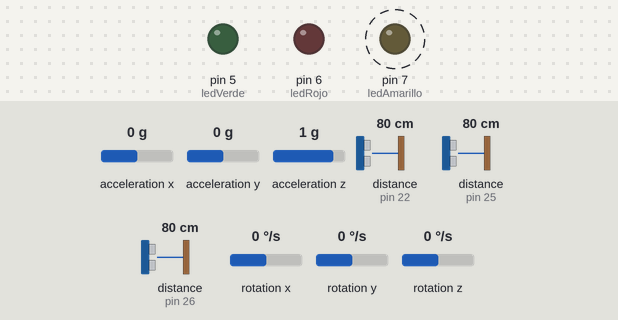
This sketch was run on a simulated Arduino Mega 2560, built with avr-gcc and run on an emulated ATmega2560. Shown: output pins drawn as LEDs (lit = HIGH). Wiring (inferred from the names in the program): 3 × ultrasonic range finder: trigger pin 23, echo pin 22 / trigger pin 24, echo pin 25 / trigger pin 27, echo pin 26. Dashed ring = blinking. The inputs (shaded band) are chosen by the test bench; at power-on: distance to the obstacle (sensors on pin 22, pin 25, pin 26) 80 cm, rotation z 0 °/s, acceleration x 0 g, acceleration y 0 g, acceleration z 1 g, rotation x 0 °/s, rotation y 0 °/s. The echo pulse lasts 58.3 µs per cm; pins used as bus, display or sensor lines are not drawn; what the sketch prints to the serial monitor is not drawn.

Above: at 6.28 s.
6.9 s: distance to the obstacle (sensor on pin 22) set to 18 cm
10.2 s: distance to the obstacle (sensor on pin 22) set to 13 cm
At 10.5 s:
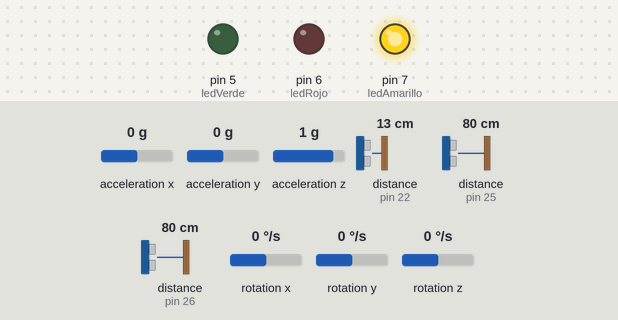
At 12.1 s:
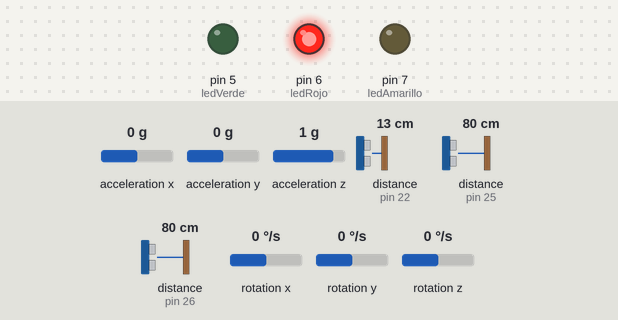
12.5 s: rotation z set to -20 °/s
15.8 s: rotation z set to -25 °/s
At 18.3 s:
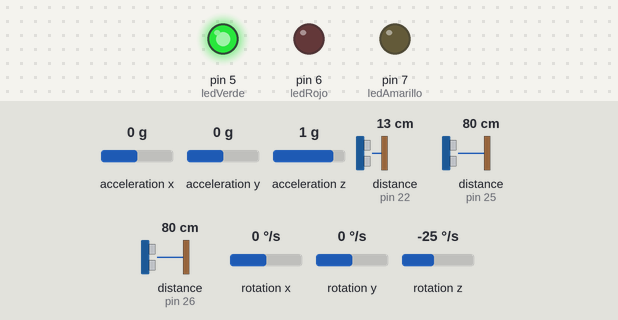
18.6 s: rotation z set to 9 °/s
21.9 s: rotation z set to 12 °/s
At 23.8 s:
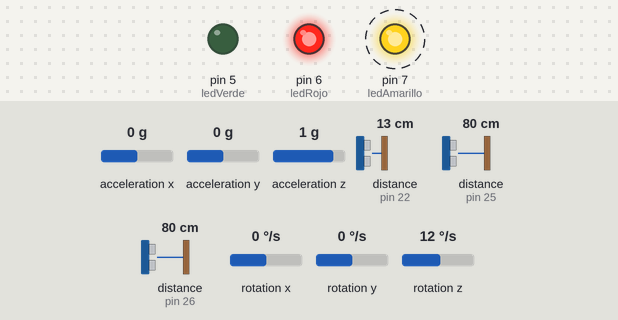
Timing chart, 0 to 25.5 s (numbered marks = the images above; inputs shaded):
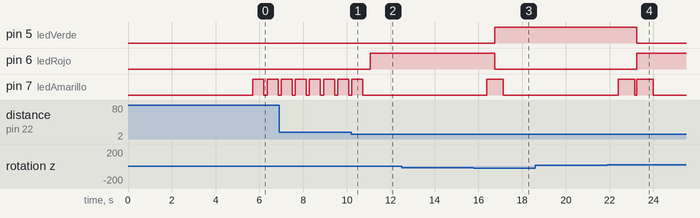

Measured:
- the behaviour switches between 16 and 15 cm on distance to the obstacle (sensor on pin 22) (found by bisection; images 0 and 1)
- the behaviour switches between -23 and -24 °/s on rotation z (found by bisection; images 2 and 3)
- the behaviour switches between 10 and 11 °/s on rotation z (found by bisection; images 3 and 4)
- after the input at 10.2 s, pin 6 (ledRojo): LOW → HIGH after 0.87 s; pin 7 (ledAmarillo): goes on until 10.7 s, then stays LOW
- after the input at 12.5 s, every drawn part: stays the same
- after the input at 15.8 s, pin 5 (ledVerde): LOW → HIGH after 0.96 s instead of 1.2 s; pin 6 (ledRojo): HIGH → LOW after 0.96 s instead of 1.2 s
- after the input at 18.6 s, every drawn part: stays the same
- after the input at 21.9 s, pin 5 (ledVerde): HIGH → LOW after 1.3 s instead of 1.7 s; pin 6 (ledRojo): LOW → HIGH after 1.3 s instead of 1.8 s; pin 7 (ledAmarillo): alternates HIGH for 0.75 s and LOW for 0.08 s, 4 changes in all, then stays LOW, starting after 0.50 s
- by itself, pin 7 (ledAmarillo): alternates HIGH for 0.50 s and LOW for 0.14 s

The sketch:

BallMazeRobot.ino
```cpp
#include <Wire.h>
#include <MPU6050.h>

// Pines
const int ledRojo = 6;
const int ledVerde = 5;
const int ledAmarillo = 7;
const int trigFrontal = 23;
const int echoFrontal = 22;
const int trigIzquierdo = 24;
const int echoIzquierdo = 25;
const int trigDerecho = 27;
const int echoDerecho = 26;

// Variables MPU
MPU6050 mpu;
int16_t gx, gy, gz;
float anguloZ = 0;
float anguloOffset = 0;
unsigned long tiempoPrevio = 0;

// Variables PID
float anguloDeseado = 0;
float error, errorAnterior = 0, integral = 0;
float Kp = 1.5;
float Ki = 0.01;
float Kd = 0.3;

bool girando = false;

// Variables de control
int contadorEstable = 0;
const int CICLOS_ESTABILIDAD = 5;
const float UMBRAL_VELOCIDAD = 3.0;
const float UMBRAL_ERROR = 3.0;

void setup() {
  pinMode(ledRojo, OUTPUT);
  pinMode(ledVerde, OUTPUT);
  pinMode(ledAmarillo, OUTPUT);
  pinMode(trigFrontal, OUTPUT);
  pinMode(echoFrontal, INPUT);
  pinMode(trigIzquierdo, OUTPUT);
  pinMode(echoIzquierdo, INPUT);
  pinMode(trigDerecho, OUTPUT);
  pinMode(echoDerecho, INPUT);

  Serial.begin(9600);
  Serial.println("🤖 SISTEMA DE NAVEGACIÓN ROBOT");
  Serial.println("================================");

  Wire.begin();
  mpu.initialize();

  if (mpu.testConnection()) {
    Serial.println("✅ MPU6050 - CONECTADO");
  } else {
    Serial.println("❌ MPU6050 - FALLO");
    while(1);
  }

  calibrarGiroscopio();
  Serial.println("🎯 SISTEMA LISTO - Buscando obstáculos...");
  Serial.println();
}

void loop() {
  // Actualizar ángulo continuamente
  actualizarAngulo();

  // Solo procesar sensores si NO estamos girando
  if (!girando) {
    // Medir distancias de los sensores
    float distanciaFrontal = medirDistancia(trigFrontal, echoFrontal);
    float distanciaIzquierdo = medirDistancia(trigIzquierdo, echoIzquierdo);
    float distanciaDerecho = medirDistancia(trigDerecho, echoDerecho);

    // Mostrar las distancias y el ángulo en el monitor serial
    Serial.print("📏 F:");
    Serial.print(distanciaFrontal);
    Serial.print("cm | I:");
    Serial.print(distanciaIzquierdo);
    Serial.print("cm | D:");
    Serial.print(distanciaDerecho);
    Serial.print("cm | 🎯 Ángulo:");
    Serial.print(anguloZ, 1);
    Serial.println("°");

    // Evaluar las condiciones de los sensores
    if (distanciaFrontal < 15.0 && distanciaIzquierdo < 15.0 && distanciaDerecho < 15.0) {
      // Camino cerrado: los 3 sensores detectan obstáculos
      Serial.println("🚨 ¡CAMINO CERRADO! Retrocediendo...");
      caminoCerrado();
    }
    else if (distanciaFrontal < 15.0 && distanciaIzquierdo > 15.0 && distanciaDerecho > 15.0) {
      // Solo frontal detecta obstáculo - decidir según espacio disponible
      if (distanciaIzquierdo > distanciaDerecho) {
        Serial.println("🔄 Girando a la IZQUIERDA (más espacio)");
        iniciarGiro(90);
      } else {
        Serial.println("🔄 Girando a la DERECHA (más espacio)");
        iniciarGiro(-90);
      }
    }
    else if (distanciaFrontal < 15.0 && distanciaIzquierdo < 15.0) {
      // Frontal y izquierdo detectan pared, girar a la derecha
      Serial.println("🚨 Pared Frontal e Izquierda - Girando a la DERECHA...");
      iniciarGiro(-90);
    }
    else if (distanciaFrontal < 15.0 && distanciaDerecho < 15.0) {
      // Frontal y derecho detectan pared, girar a la izquierda
      Serial.println("🚨 Pared Frontal y Derecha - Girando a la IZQUIERDA...");
      iniciarGiro(90);
    }
    else if (distanciaIzquierdo < 15.0 && distanciaDerecho < 15.0) {
      // 📏 AVANZAR EN LÍNEA RECTA - Paredes a los lados
      Serial.println("📍 Avanzando en línea recta");
      digitalWrite(ledAmarillo, HIGH);
      delay(100);
      digitalWrite(ledAmarillo, LOW);
    }
    else {
      // Cuando no hay obstáculos cercanos
      Serial.println("🟢 Camino libre, avanzando...");
      digitalWrite(ledAmarillo, HIGH);
      delay(500);
      digitalWrite(ledAmarillo, LOW);
    }
  }

  delay(100);
}

void caminoCerrado() {
  // Parpadeo rápido de los 3 LEDs
  for(int i = 0; i < 10; i++) {
    digitalWrite(ledRojo, HIGH);
    digitalWrite(ledVerde, HIGH);
    digitalWrite(ledAmarillo, HIGH);
    delay(100);
    digitalWrite(ledRojo, LOW);
    digitalWrite(ledVerde, LOW);
    digitalWrite(ledAmarillo, LOW);
    delay(100);

    // Re-evaluar sensores laterales durante el retroceso
    float distanciaIzquierdo = medirDistancia(trigIzquierdo, echoIzquierdo);
    float distanciaDerecho = medirDistancia(trigDerecho, echoDerecho);

    if (distanciaIzquierdo >= 15.0 || distanciaDerecho >= 15.0) {
      Serial.println("✅ Camino lateral disponible - Terminando retroceso");
      break;
    }
  }

  // Decidir giro después del retroceso
  float distanciaIzquierdo = medirDistancia(trigIzquierdo, echoIzquierdo);
  float distanciaDerecho = medirDistancia(trigDerecho, echoDerecho);

  if (distanciaIzquierdo >= 15.0 && distanciaDerecho >= 15.0) {
    // Ambos lados disponibles - prioridad derecha
    Serial.println("🔄 Ambos lados disponibles - Girando DERECHA");
    iniciarGiro(-90);
  } else if (distanciaIzquierdo >= 15.0) {
    Serial.println("🔄 Girando IZQUIERDA");
    iniciarGiro(90);
  } else if (distanciaDerecho >= 15.0) {
    Serial.println("🔄 Girando DERECHA");
    iniciarGiro(-90);
  }
}

void iniciarGiro(float anguloRelativo) {
  girando = true;
  float anguloInicial = anguloZ;
  anguloDeseado = anguloInicial + anguloRelativo;

  // Ajustar ángulo deseado para que esté en el rango [-180, 180]
  if (anguloDeseado > 180) anguloDeseado -= 360;
  if (anguloDeseado < -180) anguloDeseado += 360;

  integral = 0;
  errorAnterior = 0;
  contadorEstable = 0;

  Serial.println("🔄 INICIANDO SECUENCIA DE GIRO");
  Serial.println("===============================");
  Serial.print("🎯 Angulo inicial: ");
  Serial.print(anguloInicial, 1);
  Serial.print("° | Angulo objetivo: ");
  Serial.print(anguloDeseado, 1);
  Serial.println("°");
  Serial.println();

  while (girando) {
    actualizarAngulo();

    error = anguloDeseado - anguloZ;

    // Ajustar error para el camino más corto
    if (error > 180) error -= 360;
    if (error < -180) error += 360;

    // 📊 MOSTRAR INFORMACIÓN DEL PID
    Serial.print("Actual: ");
    Serial.print(anguloZ, 1);
    Serial.print("° | Objetivo: ");
    Serial.print(anguloDeseado, 1);
    Serial.print("° | Error: ");
    Serial.print(error, 1);
    Serial.print("° | Giro: ");

    // Calcular PID
    integral += error;
    if (integral > 100) integral = 100;
    if (integral < -100) integral = -100;

    float derivativo = error - errorAnterior;
    float salidaPID = (Kp * error) + (Ki * integral) + (Kd * derivativo);
    errorAnterior = error;

    // Controlar LEDs según el error y dirección
    if (salidaPID < -0.5) {
      // Necesita girar MÁS a la DERECHA
      if(error > -10 && error < 0){
        digitalWrite(ledAmarillo, HIGH);
        digitalWrite(ledRojo, HIGH);
        digitalWrite(ledVerde, LOW);
        Serial.println("🟡 DERECHA (ajuste fino)");
      } else {
        digitalWrite(ledAmarillo, LOW);
        digitalWrite(ledRojo, HIGH);
        digitalWrite(ledVerde, LOW);
        Serial.println("🔴 DERECHA");
      }
    }
    else if (salidaPID > 0.5) {
      // Se PASÓ, necesita corregir a la IZQUIERDA
      if(error < 10 && error > 0){
        digitalWrite(ledAmarillo, HIGH);
        digitalWrite(ledRojo, LOW);
        digitalWrite(ledVerde, HIGH);
        Serial.println("🟡 IZQUIERDA (ajuste fino)");
      } else {
        digitalWrite(ledAmarillo, LOW);
        digitalWrite(ledRojo, LOW);
        digitalWrite(ledVerde, HIGH);
        Serial.println("🟢 IZQUIERDA");
      }
    }
    else {
      // Muy cerca del objetivo
      digitalWrite(ledAmarillo, LOW);
      digitalWrite(ledRojo, LOW);
      digitalWrite(ledVerde, LOW);
      Serial.println("⚪ OK");
    }

    // ⭐⭐ ESTRATEGIA HÍBRIDA - Control de posición + velocidad
    float velocidadAngular = gz / 131.0;
    bool enPosicion = (abs(error) <= UMBRAL_ERROR);
    bool velocidadBaja = (abs(velocidadAngular) < UMBRAL_VELOCIDAD);

    if (enPosicion && velocidadBaja) {
      contadorEstable++;
      Serial.print(" [Estable: ");
      Serial.print(contadorEstable);
      Serial.print("/");
      Serial.print(CICLOS_ESTABILIDAD);
      Serial.print("]");

      if (contadorEstable >= CICLOS_ESTABILIDAD) {
        Serial.println();
        Serial.println("✅ GIRO COMPLETADO Y ESTABILIZADO!");
        Serial.print("📊 Giro realizado: ");
        Serial.print(anguloZ - anguloInicial, 1);
        Serial.println("°");

        girando = false;
        anguloZ = 0; // ⭐ REINICIAR ÁNGULO A CERO
        break;
      }
    } else {
      contadorEstable = 0;
    }

    Serial.println(); // Nueva línea para cada ciclo
    delay(50); // Control loop rate
  }

  // Asegurar que LEDs estén apagados al final
  digitalWrite(ledRojo, LOW);
  digitalWrite(ledVerde, LOW);
  digitalWrite(ledAmarillo, LOW);

  Serial.println();
  Serial.println("🔄 Volviendo a modo navegación...");
  Serial.println();
  delay(1000);
}

void actualizarAngulo() {
  mpu.getRotation(&gx, &gy, &gz);

  unsigned long tiempoActual = millis();
  float deltaT = (tiempoActual - tiempoPrevio) / 1000.0;

  if (deltaT > 0.1) deltaT = 0.01;
  tiempoPrevio = tiempoActual;

  float velocidadZ = (gz / 131.0) - anguloOffset;

  if (abs(velocidadZ) > 0.3) {
    anguloZ += velocidadZ * deltaT;
  }
}

void calibrarGiroscopio() {
  Serial.println("🔧 Calibrando MPU6050... NO MOVER!");
  delay(2000);

  long suma = 0;
  int lecturas = 500;

  for(int i = 0; i < lecturas; i++) {
    mpu.getRotation(&gx, &gy, &gz);
    suma += gz;
    delay(5);
  }

  anguloOffset = (float)suma / lecturas / 131.0;
  anguloZ = 0;
  tiempoPrevio = millis();

  Serial.print("📊 Offset calculado: ");
  Serial.println(anguloOffset, 6);
  Serial.println("✅ Calibración completada");
}

float medirDistancia(int trigPin, int echoPin) {
  digitalWrite(trigPin, LOW);
  delayMicroseconds(2);
  digitalWrite(trigPin, HIGH);
  delayMicroseconds(10);
  digitalWrite(trigPin, LOW);

  long duracion = pulseIn(echoPin, HIGH, 30000);
  if (duracion == 0) return 999;
  return duracion * 0.034 / 2;
}
```
